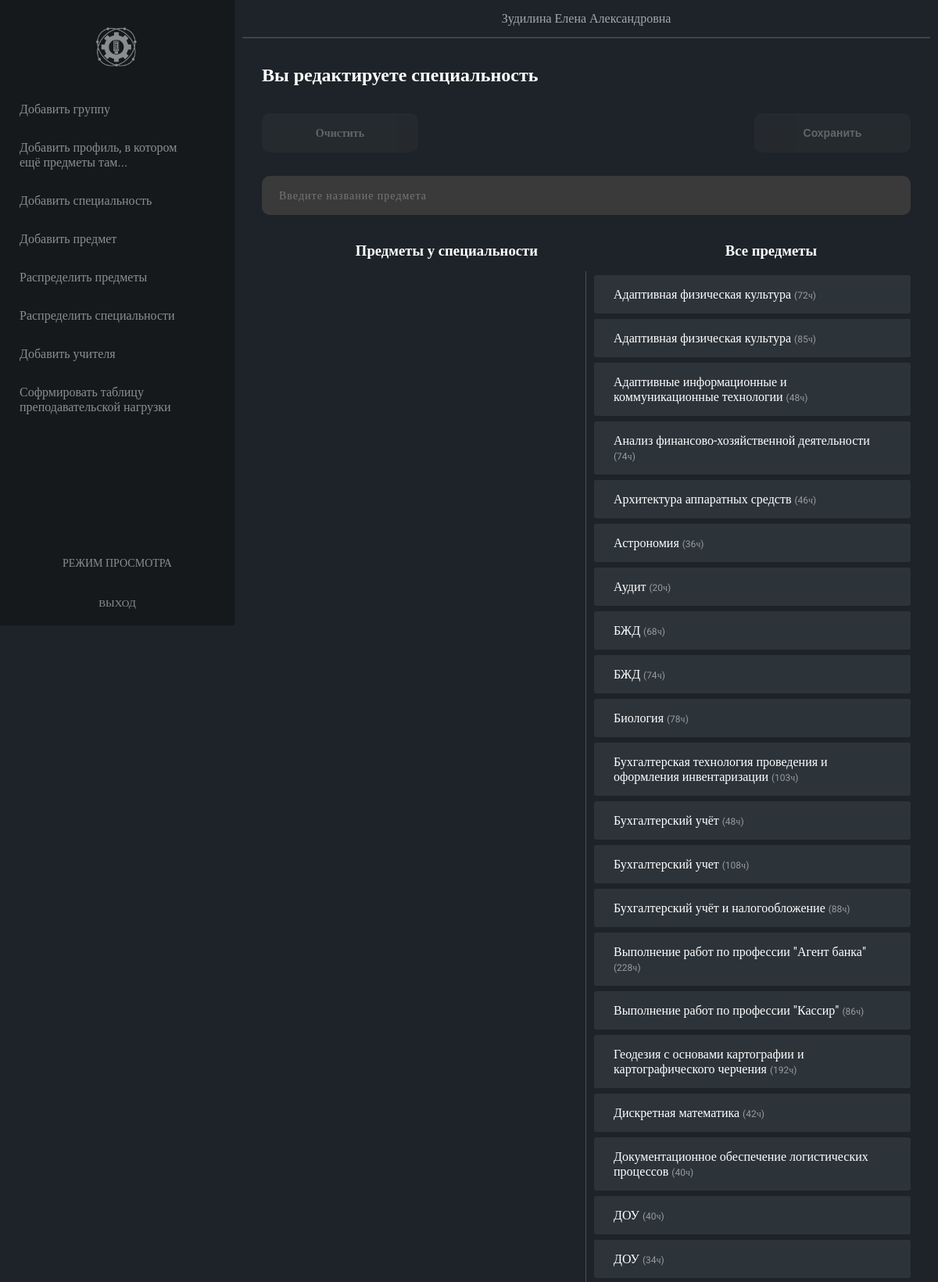
/pages/admin/edit_spec_subjects.php (signed in, upper part), run on the app's committed database.
### tables this page shows
CREATE TABLE `subjects` (
  `id_subject` int(11) NOT NULL,
  `id_profile` int(11) NOT NULL,
  `subject_name` varchar(255) NOT NULL,
  `subject_desc` varchar(255) DEFAULT NULL,
  `subject_hours` int(11) NOT NULL
);

### pages/admin/edit_spec_subjects.php (the view, shortened to what this page needs)
<?php
require_once './../../php/connection.php';
$idSpec = $_GET['id'];
$resultSpecs = mysqli_query($link,
"SELECT
`subjects`.`id_subject`,
`subjects`.`subject_name`,
`subjects`.`subject_desc`,
`subjects`.`subject_hours`
FROM
`subjects`
WHERE `subjects`.`id_subject` NOT IN(
SELECT
`id_subject`
FROM
`subject-specialization`
WHERE
`id_specialization` = '$idSpec')
ORDER BY `subject_name`;");
$specs = mysqli_fetch_all($resultSpecs);
?>
<!DOCTYPE html>
<html lang='ru'>
<head>
    <link rel='stylesheet' href='./../../styles/style.css'>
</head>
<body>
    <?php include './includes/nav.php'; ?>
    <main>
        <?php include './includes/header.php'; ?>
        <section>
            <div style="display: flex; flex-flow: row nowrap; justify-content: space-between; align-items: center">
                <h2>Вы редактируете специальность <?=$idSpec?> </h2>
            </div>
            <div class="buttons">
                <a href="./../../php/delete_subjects.php?idSpecToDelete=<?=$idSpec?>" class="clear-subjects-group">Очистить</a>
                <button class="update-subjects-group"> Сохранить </button>
            </div>
                <input
                    type="text"
                    name="search_subjects"
                    id=""
                    class="search-subjects-group"
                    style="
                        margin: 15px 0;
                        width: 100%;
                        letter-spacing: 1px;
                        padding: 15px 20px;
                        cursor: text;
                        font-weight: normal;"
                    placeholder="Введите название предмета">
            <div class="titles">
                <h3 style="text-align: center; margin-bottom: 15px;" class="not-draggable"> Предметы у специальности </h3>
                <h3 style="text-align: center; margin-bottom: 15px;" class="not-draggable"> Все предметы </h3>
            </div>
            <div class="sort-subjects">
                <div class="sort-subjects__group">
                </div>
                <div class="sort-subjects__all">
                    <?
                        foreach ($specs as $value)
                        {
                            ?>
                                <p class="subject-name" data-subjectId="<?=$value[0]?>" ><?=$value[1]?> <span> (<?=$value[3]?>ч) </span> </p>
                            <?
                        }
                    ?>
                </div>
            </div>
        </section>
    </main>
</body>
</html>

### styles/style.css (style rules this page uses)
*, *::after, *::before { box-sizing: border-box; margin: 0; padding: 0; }
a { text-decoration: none; color: #000000; }
button { border: none; outline: none; background-color: transparent; }
input { border: none; outline: none; }
html, body { width: 100%; }
html { height: 100%; }
body, input, a, textarea { font-family: "Roboto", serif; }
body { min-height: 100%; color: #FFFFFF; background-color: #1d2329; display: flex; flex-flow: row nowrap; }
main { display: flex; flex-flow: column nowrap; flex-grow: 1; }
main section { padding: 35px; }
section { width: 100%; padding: 25px; }
div.sort-subjects { display: flex; flex-flow: row nowrap; -webkit-user-select: none; user-select: none; }
div.sort-subjects .sort-subjects__all, div.sort-subjects .sort-subjects__group { display: flex; align-items: stretch; flex-flow: column nowrap; flex-grow: 1; justify-content: flex-start; min-width: 50%; padding-top: 5px; padding-bottom: 25px; }
div.sort-subjects .sort-subjects__all p, div.sort-subjects .sort-subjects__group p { margin-bottom: 7px; padding: 15px 25px; cursor: move; border-radius: 3px; background-color: #2C343A; }
div.sort-subjects .sort-subjects__all p span, div.sort-subjects .sort-subjects__group p span { font-size: 12px; opacity: 0.5; }
div.sort-subjects .sort-subjects__group { padding-right: 10px; border-right: 1px solid rgba(255, 255, 255, 0.2); }
div.sort-subjects .sort-subjects__all { padding-left: 10px; }
.update-subjects-group, .clear-subjects-group, .create-teacher-file { font-size: 14px; font-weight: bold; display: flex; align-items: center; justify-content: center; width: 200px; min-height: 50px; cursor: pointer; transition: 0.8s background, 0.6s border-radius; letter-spacing: unset; color: #FFFFFF; border-radius: 10px; background-color: #3A3A3A; }
.update-subjects-group.disabled, .clear-subjects-group.disabled, .create-teacher-file.disabled { cursor: not-allowed; opacity: 0.3; }
.search-subjects-group { font-size: 14px; font-weight: bold; display: flex; align-items: center; justify-content: center; width: 200px; min-height: 50px; cursor: pointer; transition: 0.8s background, 0.6s border-radius; letter-spacing: unset; color: #FFFFFF; border: 2px solid transparent; border-radius: 10px; background-color: #3A3A3A; }
.buttons { display: flex; justify-content: space-between; padding: 15px 0; padding-top: 35px; }
.titles { display: flex; flex-flow: row nowrap; margin-top: 35px; }
.titles h3 { flex-grow: 1; }

### data on the page
subjects: subject_name "Адаптивная физическая культура", subject_hours "72"
subjects: subject_name "Адаптивная физическая культура", subject_hours "85"
subjects: subject_name "Адаптивные информационные и коммуникационные технологии", subject_hours "48"
subjects: subject_name "Анализ финансово-хозяйственной деятельности", subject_hours "74"
subjects: subject_name "Архитектура аппаратных средств", subject_hours "46"
subjects: subject_name "Астрономия", subject_hours "36"
subjects: subject_name "Аудит", subject_hours "20"
subjects: subject_name "БЖД", subject_hours "68"
subjects: subject_name "БЖД", subject_hours "74"
subjects: subject_name "Биология", subject_hours "78"
subjects: subject_name "Бухгалтерская технология проведения и оформления инвентаризации", subject_hours "103"
subjects: subject_name "Бухгалтерский учёт", subject_hours "48"
subjects: subject_name "Бухгалтерский учет", subject_hours "108"
subjects: subject_name "Бухгалтерский учёт и налогообложение", subject_hours "88"
subjects: subject_name "Выполнение работ по профессии \"Агент банка\"", subject_hours "228"
subjects: subject_name "Выполнение работ по профессии \"Кассир\"", subject_hours "86"
subjects: subject_name "Геодезия с основами картографии и картографического черчения", subject_hours "192"
subjects: subject_name "Дискретная математика", subject_hours "42"
subjects: subject_name "Документационное обеспечение логистических процессов", subject_hours "40"
subjects: subject_name "ДОУ", subject_hours "40"
subjects: subject_name "ДОУ", subject_hours "34"

### other printed values
$_COOKIE['id_admin'] "Зудилина Елена Александровна"
